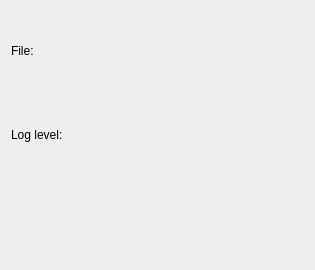
<ui version="4.0" >
 <class>LogConfigBase</class>
 <widget class="QWidget" name="LogConfigBase" >
  <property name="geometry" >
   <rect>
    <x>0</x>
    <y>0</y>
    <width>315</width>
    <height>270</height>
   </rect>
  </property>
  <property name="windowTitle" >
   <string>Form1</string>
  </property>
  <layout class="QVBoxLayout" >
   <property name="margin" >
    <number>11</number>
   </property>
   <property name="spacing" >
    <number>6</number>
   </property>
   <item>
    <layout class="QHBoxLayout" >
     <property name="margin" >
      <number>0</number>
     </property>
     <property name="spacing" >
      <number>6</number>
     </property>
     <item>
      <widget class="QLabel" name="TextLabel1_2" >
       <property name="text" >
        <string>File:</string>
       </property>
       <property name="wordWrap" >
        <bool>false</bool>
       </property>
      </widget>
     </item>
     <item>
      <widget class="EditFile" native="1" name="edtFile" >
       <property name="sizePolicy" >
        <sizepolicy>
         <hsizetype>7</hsizetype>
         <vsizetype>5</vsizetype>
         <horstretch>0</horstretch>
         <verstretch>0</verstretch>
        </sizepolicy>
       </property>
      </widget>
     </item>
    </layout>
   </item>
   <item>
    <widget class="QLabel" name="TextLabel1" >
     <property name="text" >
      <string>Log level:</string>
     </property>
     <property name="wordWrap" >
      <bool>false</bool>
     </property>
    </widget>
   </item>
   <item>
    <widget class="ListView" native="1" name="lstLevel" />
   </item>
  </layout>
 </widget>
 <customwidgets>
  <customwidget>
   <class>EditFile</class>
   <extends>QWidget</extends>
   <header>editfile.h</header>
  </customwidget>
  <customwidget>
   <class>ListView</class>
   <extends>QWidget</extends>
   <header>listview.h</header>
  </customwidget>
 </customwidgets>
 <resources/>
 <connections/>
</ui>
